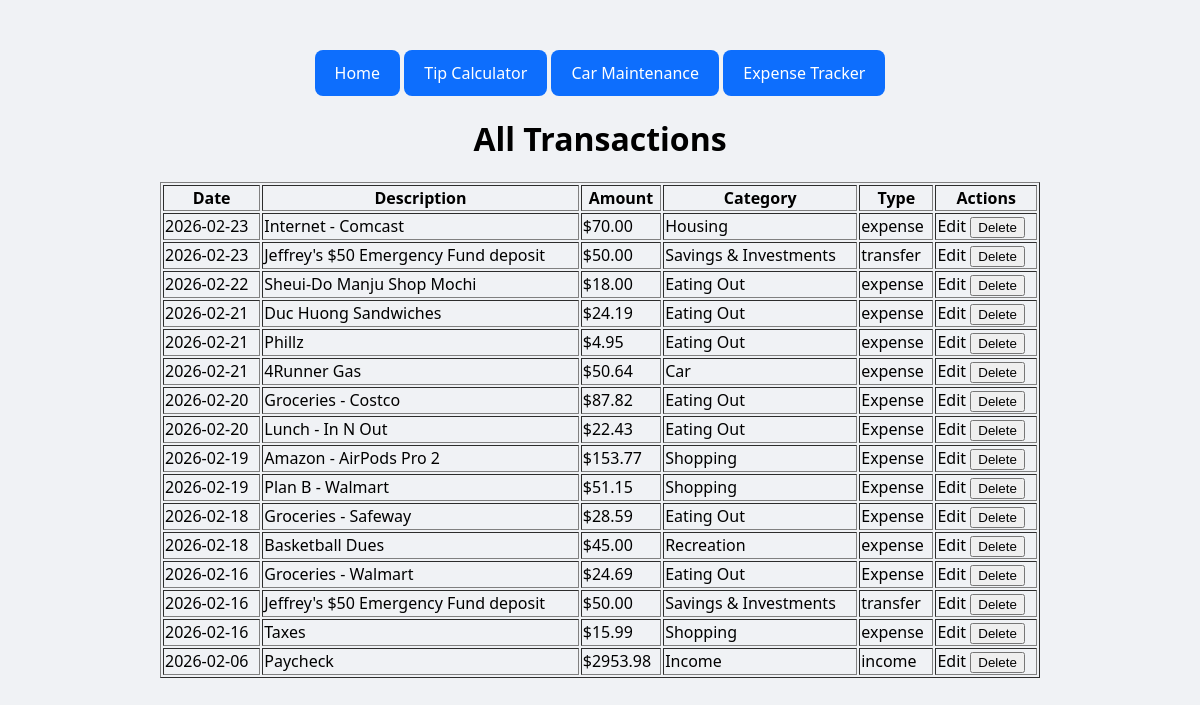
The page /expense_tracker/all on the database as committed earlier.
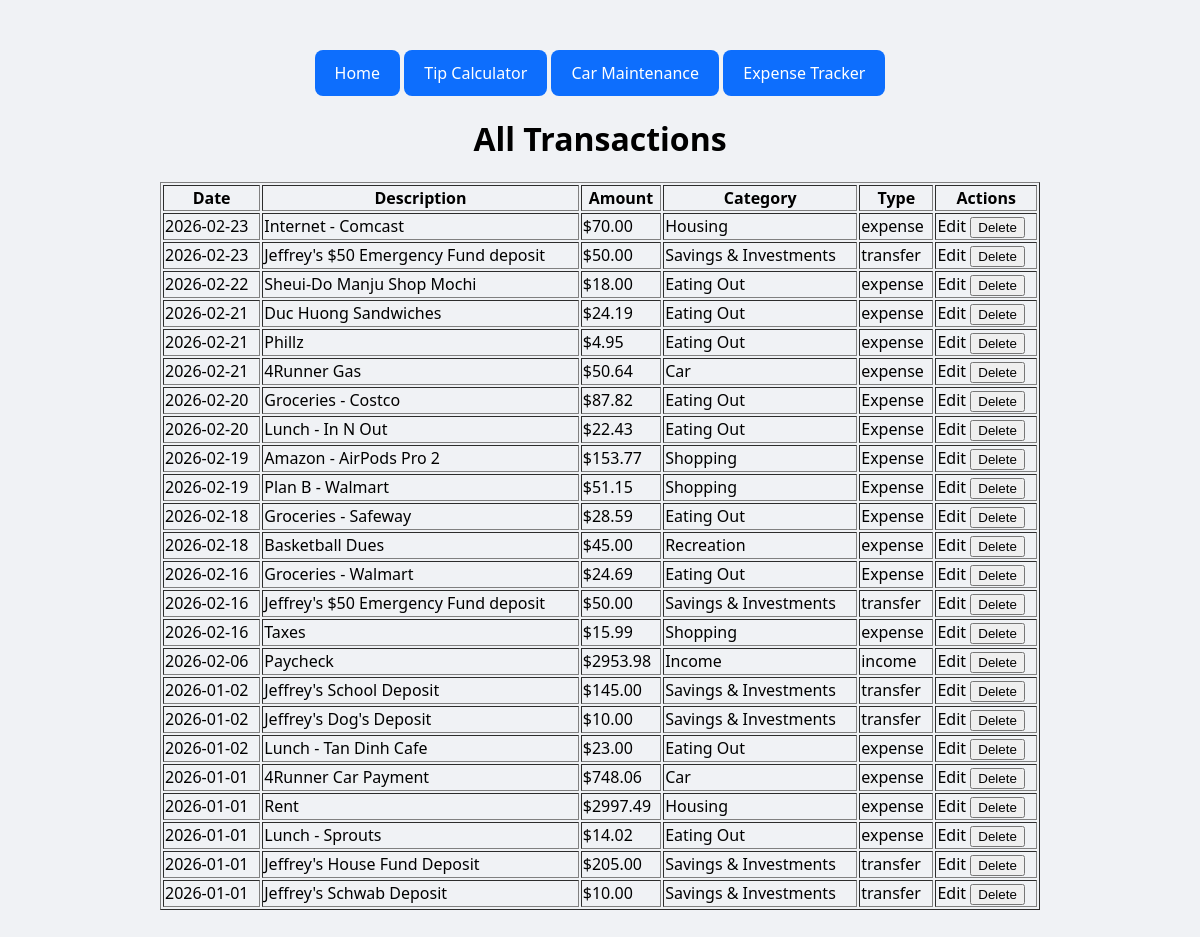
The same page on the database as committed later.
### app/expense_tracker/models.py (models this page shows, shortened)
class Transaction(db.Model):
    id = db.Column(db.Integer, primary_key=True)
    date = db.Column(db.Date, nullable=False)
    description = db.Column(db.String(2000), nullable=False)
    amount = db.Column(db.Numeric(10,2), nullable=False)
    category_id = db.Column(db.Integer, db.ForeignKey("categories.id"), nullable=False)
    type = db.Column(db.String(2000), nullable=False)
    created_at = db.Column(db.DateTime(timezone=True), default=lambda: datetime.now(timezone.utc))

class Category(db.Model):
    __tablename__ = "categories"
    id = db.Column(db.Integer, primary_key=True)
    name = db.Column(db.String(200), unique=True, nullable=False)
    active = db.Column(db.Boolean, default=True)
    transactions = db.relationship("Transaction", backref="category_obj", lazy=True)

### app/expense_tracker/routes.py (the view)
@expense_tracker.route("/all")
def view_all():
    transactions = Transaction.query.order_by(Transaction.date.desc()).all()
    return render_template("view_all.html", transactions=transactions)

### app/expense_tracker/templates/view_all.html
{% extends "base.html" %}
{% block content %}
<h1>All Transactions</h1>
<table border="1" style="width:80%; margin:0 auto;">
    <tr>
        <th>Date</th>
        <th>Description</th>
        <th>Amount</th>
        <th>Category</th>
        <th>Type</th>
        <th>Actions</th>
    </tr>
    {% for tx in transactions %}
    <tr>
        <td>{{ tx.date.strftime('%Y-%m-%d') }}</td>
        <td>{{ tx.description }}</td>
        <td>${{ tx.amount }}</td>
        <td>{{ tx.category_obj.name }}</td>
        <td>{{ tx.type }}</td>
        <td>
            <a href="{{ url_for('expense_tracker.edit_record', tx_id=tx.id) }}">
                Edit
            </a>
            <form action="{{ url_for('expense_tracker.delete_record', tx_id=tx.id) }}"
                  method="POST"
                  style="display:inline;">
                <button type="submit"
                        onclick="return confirm('Delete this transaction?');">
                    Delete
                </button>
            </form>
        </td>
    </tr>
    {% endfor %}
</table>
{% endblock %}

### app/templates/base.html (shortened to what this page needs)
<html lang="en">
<head>
    <link rel="stylesheet" href="{{ url_for('static', filename='css/style.css') }}">
</head>
<body>
    <nav>
        {% if request.endpoint != 'home_page.index' %}
            <a href="{{ url_for('home_page.index') }}" class="btn">Home</a>
        {% endif %}
        <a href="{{ url_for('tip_calculator.index') }}" class="btn">Tip Calculator</a>
        <a href="{{ url_for('car_maintenance.index') }}" class="btn">Car Maintenance</a>
        <a href="{{ url_for('expense_tracker.dashboard') }}" class="btn">Expense Tracker</a>
    </nav>
    {% block content %}{% endblock %}
</body>
</html>

### app/static/css/style.css (style rules this page uses)
body { font-family: 'Segoe UI', sans-serif; background: #f0f2f5 url("https://www.toptal.com/designers/subtlepatterns/uploads/white-waves.png"); background-size: 600px; text-align: center; margin: 50px; }
a { text-decoration: none; color: inherit; }
.btn { display: inline-block; padding: 12px 20px; background: #0d6efd; color: white; text-decoration: none; border-radius: 8px; border: none; cursor: pointer; font-size: 16px; text-align: center; transition: 0.2s; }

Rows that differ between the two databases and show on the page:
added Transaction: date "2026-01-02", description "Jeffrey's School Deposit", amount "145.00", category_obj.name "Savings & Investments", type "transfer"
added Transaction: date "2026-01-02", description "Jeffrey's Dog's Deposit", amount "10.00", category_obj.name "Savings & Investments", type "transfer"
added Transaction: date "2026-01-02", description "Lunch - Tan Dinh Cafe", amount "23.00", category_obj.name "Eating Out", type "expense"
added Transaction: date "2026-01-01", description "4Runner Car Payment", amount "748.06", category_obj.name "Car", type "expense"
added Transaction: date "2026-01-01", description "Rent", amount "2997.49", category_obj.name "Housing", type "expense"
added Transaction: date "2026-01-01", description "Lunch - Sprouts", amount "14.02", category_obj.name "Eating Out", type "expense"
added Transaction: date "2026-01-01", description "Jeffrey's House Fund Deposit", amount "205.00", category_obj.name "Savings & Investments", type "transfer"
added Transaction: date "2026-01-01", description "Jeffrey's Schwab Deposit", amount "10.00", category_obj.name "Savings & Investments", type "transfer"
